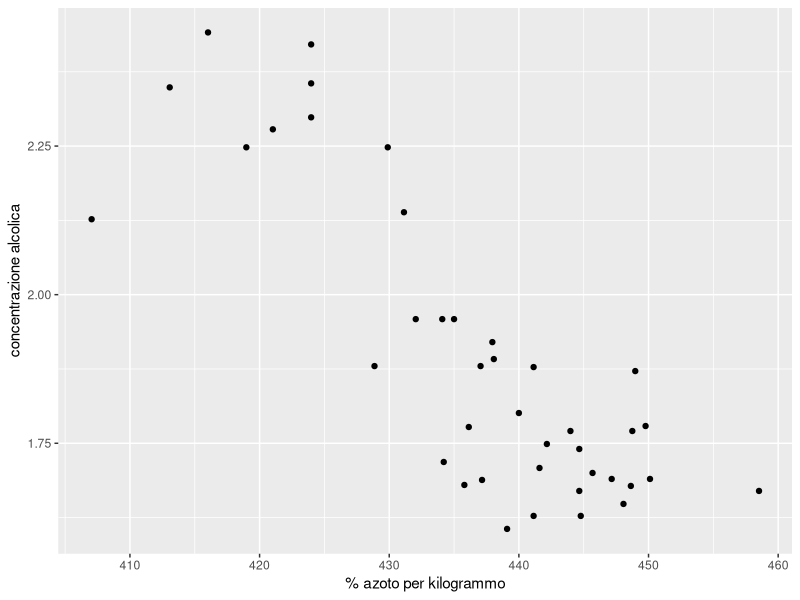
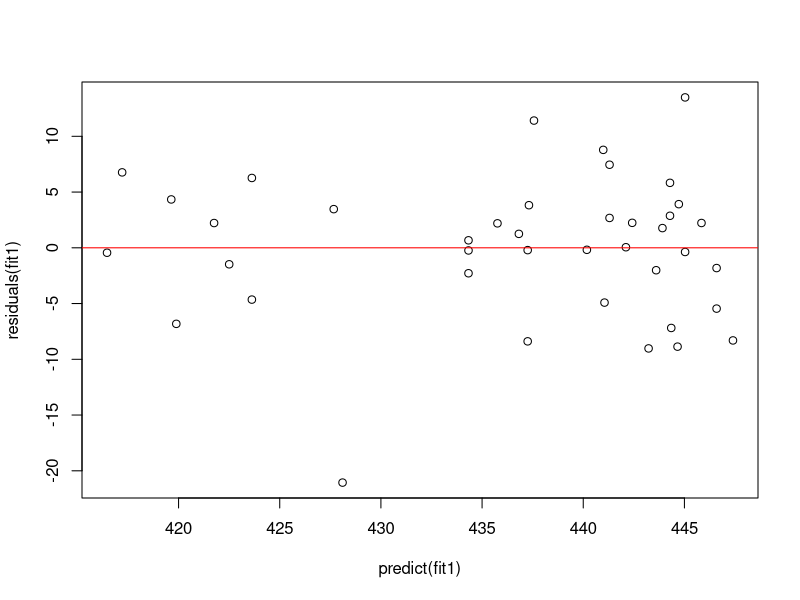
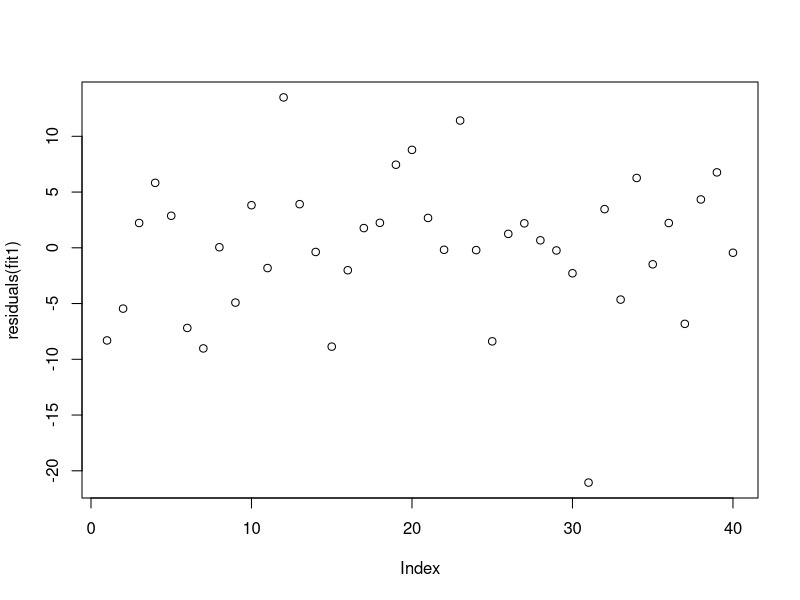
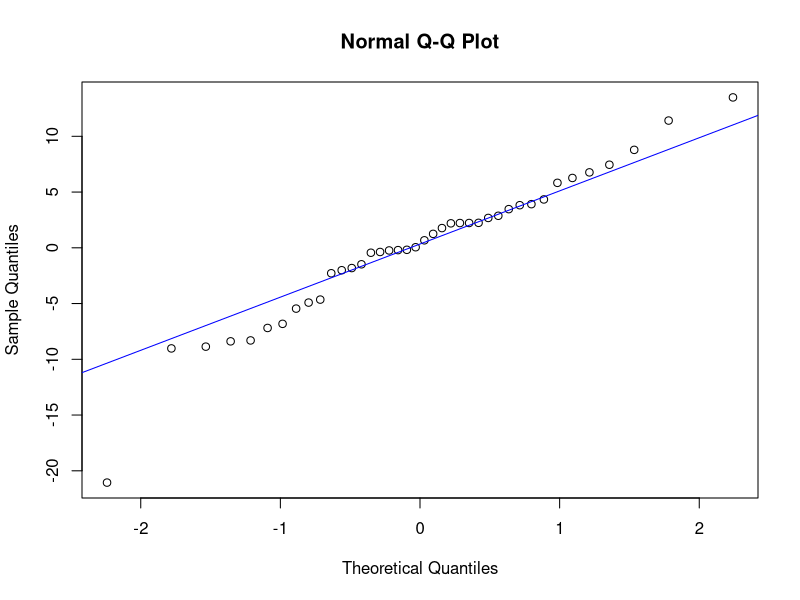
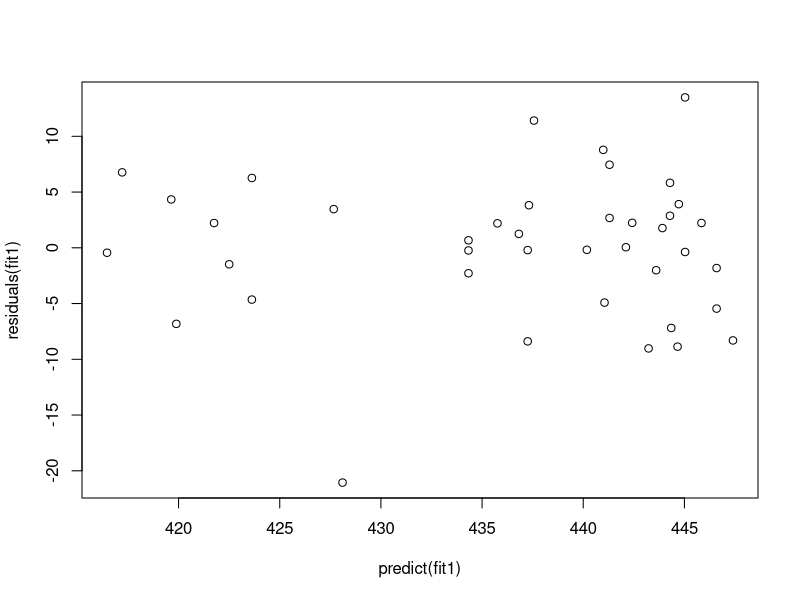
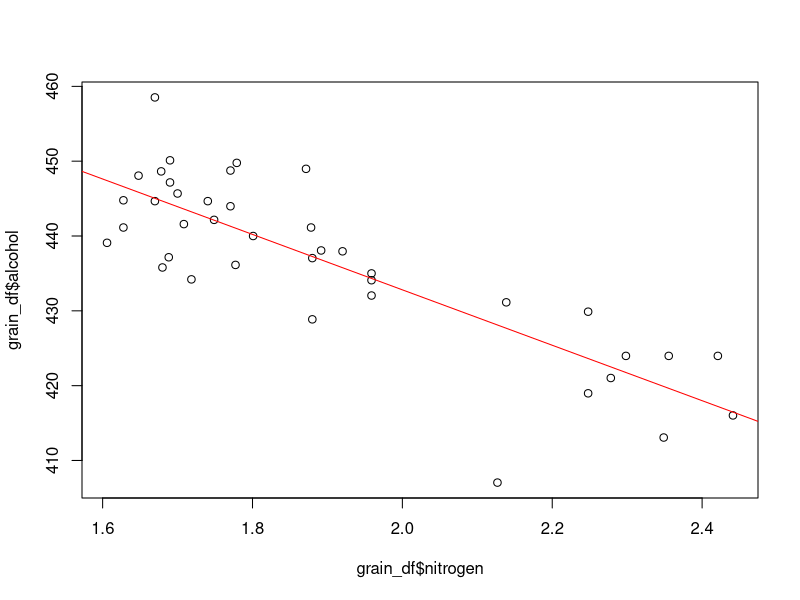
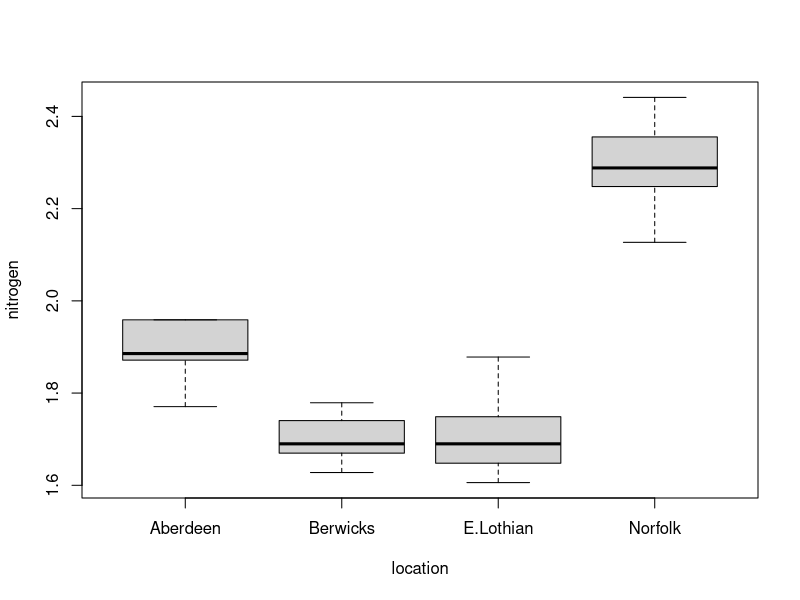
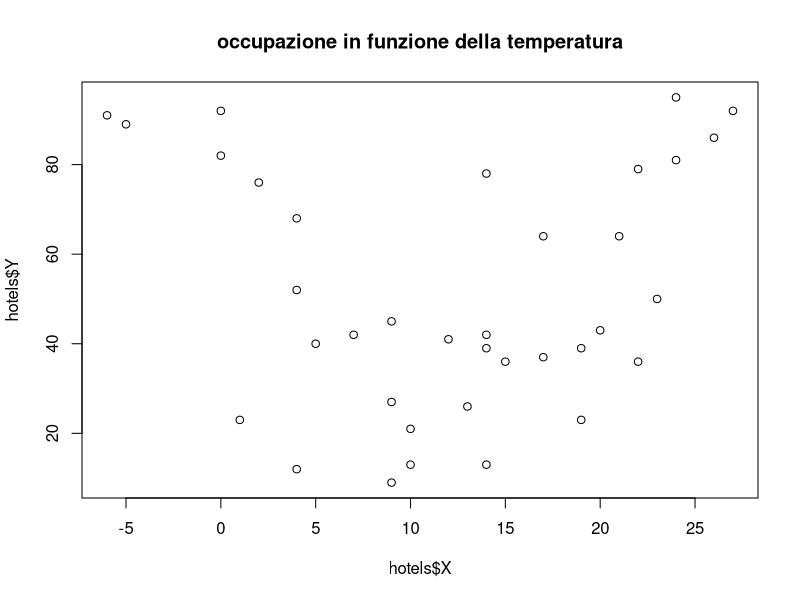

Recreate these plots in R, in order.
## ---- chunk 1
grain_df <- read.csv('data/grains.dat', sep = ' ', header = TRUE)
head(grain_df)
## ---- chunk 2
#plot(grain_df$alcohol ~ grain_df$nitrogen)
library(ggplot2)
qplot(
  alcohol,
  nitrogen,
  data = grain_df,
  xlab = "% azoto per kilogrammo",
  ylab = "concentrazione alcolica"
)
## ---- chunk 3
fit1 <- lm(alcohol ~ nitrogen, data = grain_df)
coef(fit1)
## ---- chunk 4
confint(fit1, level = .99)
## ---- chunk 5
plot(predict(fit1), residuals(fit1))
abline(h = 0, col = 'red')
## ---- chunk 6
plot(residuals(fit1))
## ---- chunk 7
qqnorm(residuals(fit1))
qqline(residuals(fit1), col = 'blue')
## ---- chunk 8
plot(predict(fit1), residuals(fit1))
## ---- chunk 9
plot(grain_df$alcohol ~ grain_df$nitrogen)
abline(fit1$coefficients[[1]], fit1$coefficients[[2]], col = 'red')
## ---- chunk 10
summary(lm(alcohol ~ location, data = grain_df))
## ---- chunk 11
fit2 <- lm(alcohol ~ nitrogen + location, data = grain_df)
summary(fit2)
## ---- chunk 12
anova(fit1, fit2)
## ---- chunk 13
boxplot(nitrogen ~ location, data = grain_df)
## ---- chunk 14
predict(
  fit1,
  newdata = data.frame(
    "nitrogen" = c(1.9, 2.7)
  )
)
## ---- chunk 15
conf_int <- predict(
  fit1,
  newdata = data.frame(
    "nitrogen" = c(1.9, 2.7)
  ),
  interval = "confidence",
  level = .95
)

conf_int[, 3] - conf_int[, 1]
## ---- chunk 16
pred_int <- predict(
  fit1,
  newdata = data.frame(
    "nitrogen" = c(1.9, 2.7)
  ),
  interval = "prediction",
  level = .95
)

pred_int[, 2]
pred_int[, 3]
## ---- chunk 17
hotels <- read.csv("data/hotels.csv")
head(hotels)
## ---- chunk 18
plot(hotels$Y ~ hotels$X, main = "occupazione in funzione della temperatura")
## ---- chunk 19
boxplot(X ~ Month, data = hotels, main="temperatura in funzione del mese")
## ---- chunk 20
boxplot(X ~ City, data = hotels, main="temperatura in funzione della città")
## ---- chunk 21
boxplot(hotels$Y ~ hotels$Month, main = "occupazione in funzione del mese")
## ---- chunk 22
fit2 <- lm(Y ~ X, data = hotels)
summary(fit2)
## ---- chunk 23
cities <- unique(hotels$City)

davos_df <- hotels[which(hotels$City == cities[1]), ]
mallorca_df <- hotels[which(hotels$City == cities[2]), ]
basel_df <- hotels[which(hotels$City == cities[3]), ]

fit_davos <- lm(Y ~ X, data = davos_df)
fit_mallorca <- lm(Y ~ X, data = mallorca_df)
fit_basel <- lm(Y ~ X, data = basel_df)
## ---- chunk 24
summary(fit_davos)
## ---- chunk 25
summary(fit_mallorca)
## ---- chunk 26
summary(fit_basel)
## ---- chunk 27
step(lm(Y ~ ., data = hotels))
